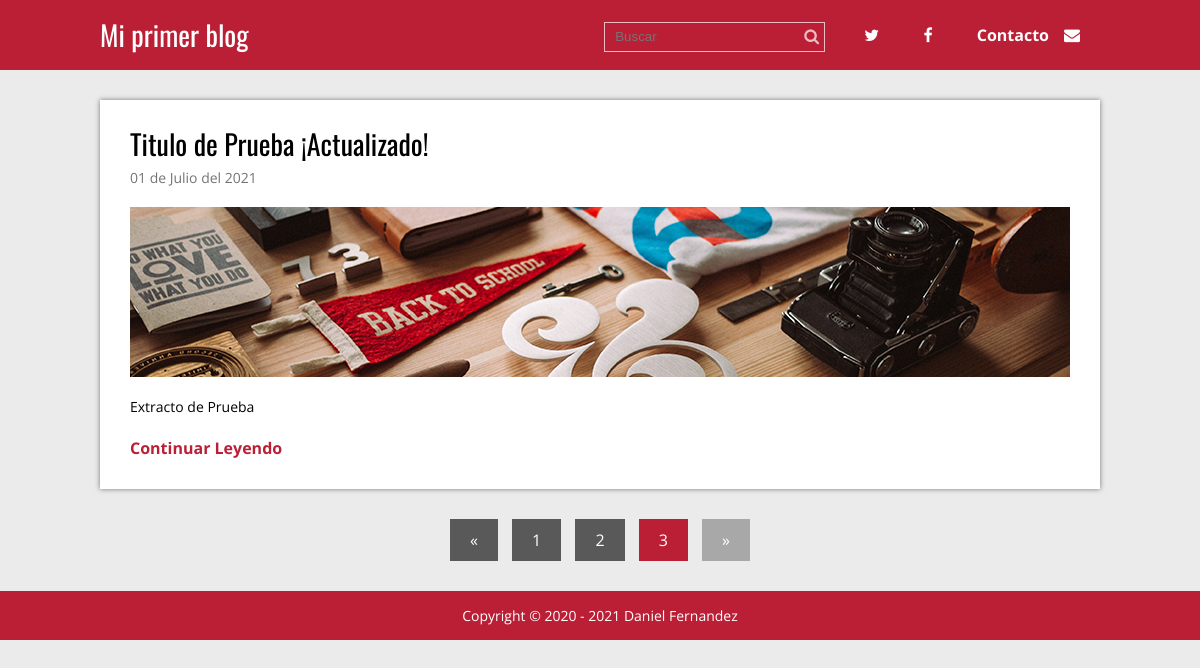
/index.php?p=3, run on the app's committed database.
### tables this page shows
CREATE TABLE `articulos` (
  `id` int(11) NOT NULL,
  `titulo` varchar(200) NOT NULL,
  `extracto` varchar(200) NOT NULL,
  `fecha` timestamp NOT NULL DEFAULT current_timestamp(),
  `texto` text NOT NULL,
  `thumb` varchar(50) NOT NULL
);

### index.php (called while the page is built, shortened)
<?php
require 'admin/config.php';
require 'functions.php';
$conexion = conexion($bd_config);
$posts = obtener_post($blog_config['post_por_pagina'], $conexion);
require 'views/index.view.php';
?>

### admin/config.php (called while the page is built, shortened)
<?php
$blog_config = array(
    'post_por_pagina'=> '2',
    'carpeta_imagenes' => 'imagenes/'
);
?>

### functions.php (called while the page is built, shortened)
<?php
function pagina_actual(){
    return isset($_GET['p']) ? (int)$_GET['p'] : 1;
}
function obtener_post($post_por_pagina, $conexion){
    $inicio = (pagina_actual() > 1) ? pagina_actual() * $post_por_pagina - $post_por_pagina : 0;
    $sentencia = $conexion->prepare("SELECT SQL_CALC_FOUND_ROWS * FROM articulos LIMIT $inicio, $post_por_pagina");
    $sentencia -> execute();
	return $sentencia->fetchAll();
}
function fecha($fecha){
    $timestamp = strtotime($fecha);
    $meses = ['Enero', 'Febrero', 'Marzo', 'Abril', 'Mayo', 'Junio', 'Julio', 'Agosto', 'Septiembre', 'Octubre', 'Noviembre', 'Diciembre'];
    $dia = date('d', $timestamp);
    $mes = date('m', $timestamp) -1;
    $year = date('Y', $timestamp);
    $fecha = "$dia de " . $meses[$mes] . " del $year";
    return $fecha;
}
?>

### views/index.view.php (the view)
<?php require 'header.php' ?>
<div class="contenedor">
    <?php foreach($posts as $post): ?>
        <div class="post">
            <article>
                <h2 class="titulo"><a href="single.php?id=<?php echo $post['id']; ?>"><?php echo $post['titulo']; ?></a></h2>
                <p class="fecha"><?php echo fecha($post['fecha']); ?></p>
                <div class="thumb">
                    <a href="single.php?id=<?php echo $post['id']; ?>">
                        <img src="<?php echo RUTA; ?>/imagenes/<?php echo $post['thumb']; ?>" alt="">
                    </a>
                </div>
                <p class="extracto"><?php echo $post['extracto']; ?></p>
                <a href="single.php?id=<?php echo $post['id']; ?>" class="continuar">Continuar Leyendo</a>
            </article>
        </div>
    <?php endforeach; ?>
    <?php require 'paginacion.php'; ?>
</div>
<?php require 'footer.php'; ?>

### css/estilos.css (style rules this page uses)
* { margin: 0; padding: 0; -webkit-box-sizing: border-box; -moz-box-sizing: border-box; box-sizing: border-box; }
body { font-size: 16px; font-family: 'Open Sans', sans-serif; background: #ebebeb; }
h1, h2, h3, h4, h5, h6 { font-family: "Oswald", Arial, Sans-serif; font-weight: normal; }
a { text-decoration: none; color:#BB1F35; }
.contenedor { max-width: 1000px; width: 90%; margin: auto; }
.post { width: 100%; background: #fff; box-shadow: 0px 0px 5px rgba(0,0,0, .5); margin-bottom: 30px; padding: 30px; }
.post article .titulo { font-family: "Oswald", Arial, Sans-serif; font-size: 28px; font-weight: normal; line-height: 28px; margin-bottom: 10px; }
.post article .titulo a { color:#000; }
.post article .fecha { color:#747474; font-size: 14px; margin-bottom: 20px; }
.post article .thumb { margin-bottom: 20px; }
.post article .thumb img { vertical-align: top; width: 100%; }
.post article .extracto { font-size: 14px; line-height: 20px; margin-bottom: 20px; }
.post article .continuar { color:#BB1F35; font-weight: bold; }

### data on the page
articulos: titulo "Titulo de Prueba ¡Actualizado!", fecha "01 de Julio del 2021", thumb (picture), extracto "Extracto de Prueba"
